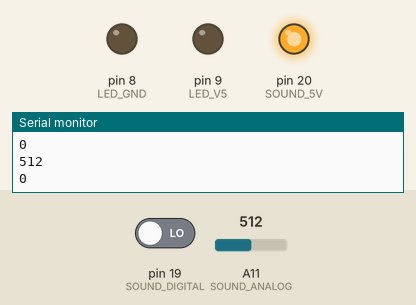
A sketch run on a simulated Arduino Mega 2560, built with avr-gcc and run on an emulated ATmega2560. Parts: output pins drawn as LEDs (lit = HIGH), the last lines printed to the serial monitor. The inputs (shaded band) are chosen by the test bench; at power-on: pin 19 (SOUND_DIGITAL) LOW, A11 (SOUND_ANALOG) = 512.

Above: at 1.2 s.
1.3 s: pin 19 (SOUND_DIGITAL) driven HIGH
At 2.0 s:
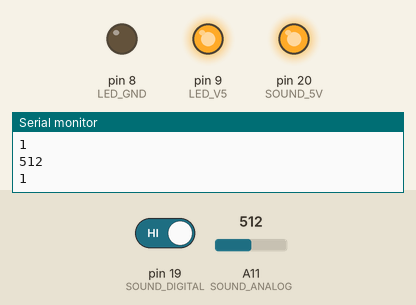
2.8 s: pin 19 (SOUND_DIGITAL) driven LOW
At 4.2 s:
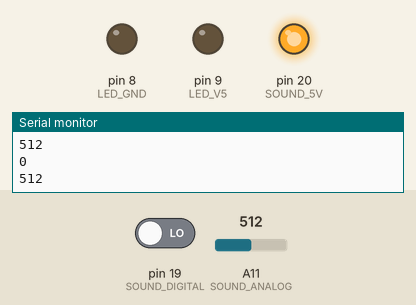
Timing chart, 0 to 5.8 s (numbered marks = the images above; inputs shaded):
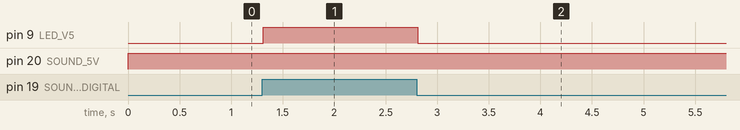

The sketch:

sound-sensor.ino
```cpp
// Digital Out Numbers to RGB LED
const int LED_GND = 8;
const int LED_V5 = 9;

// Digital Out Numbers to Sound Sensor
const int SOUND_ANALOG = A11;
const int SOUND_GND = 21;
const int SOUND_5V = 20;
const int SOUND_DIGITAL = 19;

void setup() {
	// Set LED Pins to Output Mode
	pinMode(LED_GND, OUTPUT);
	pinMode(LED_V5, OUTPUT);

	// Set Sound Sensor Pins to Input-Output Mode
	pinMode(SOUND_GND, OUTPUT);
	pinMode(SOUND_5V, OUTPUT);
	pinMode(SOUND_DIGITAL, INPUT);

	// DEBUG on Board
	Serial.begin(9600);
}

void loop() {
	// Power Supply of Sound Sensor
	digitalWrite(SOUND_5V, HIGH);
	digitalWrite(SOUND_GND, LOW);
	// Power Supply of LED
	digitalWrite(LED_GND, LOW);

	// Get Sound
	bool soundStatus = digitalRead(SOUND_DIGITAL);
	int soundVolume = analogRead(SOUND_ANALOG);

	// DEBUG on Board
	Serial.println(soundStatus);
	Serial.println(soundVolume);

	// LED On When There is Sound
	if (soundStatus) {
		digitalWrite(LED_V5, HIGH);
	} else {
		digitalWrite(LED_V5, LOW);
	}
}
```

Measured:
- after the input at 1.3 s, pin 9 (LED_V5): LOW → HIGH at once
- after the input at 2.8 s, pin 9 (LED_V5): HIGH → LOW at once
